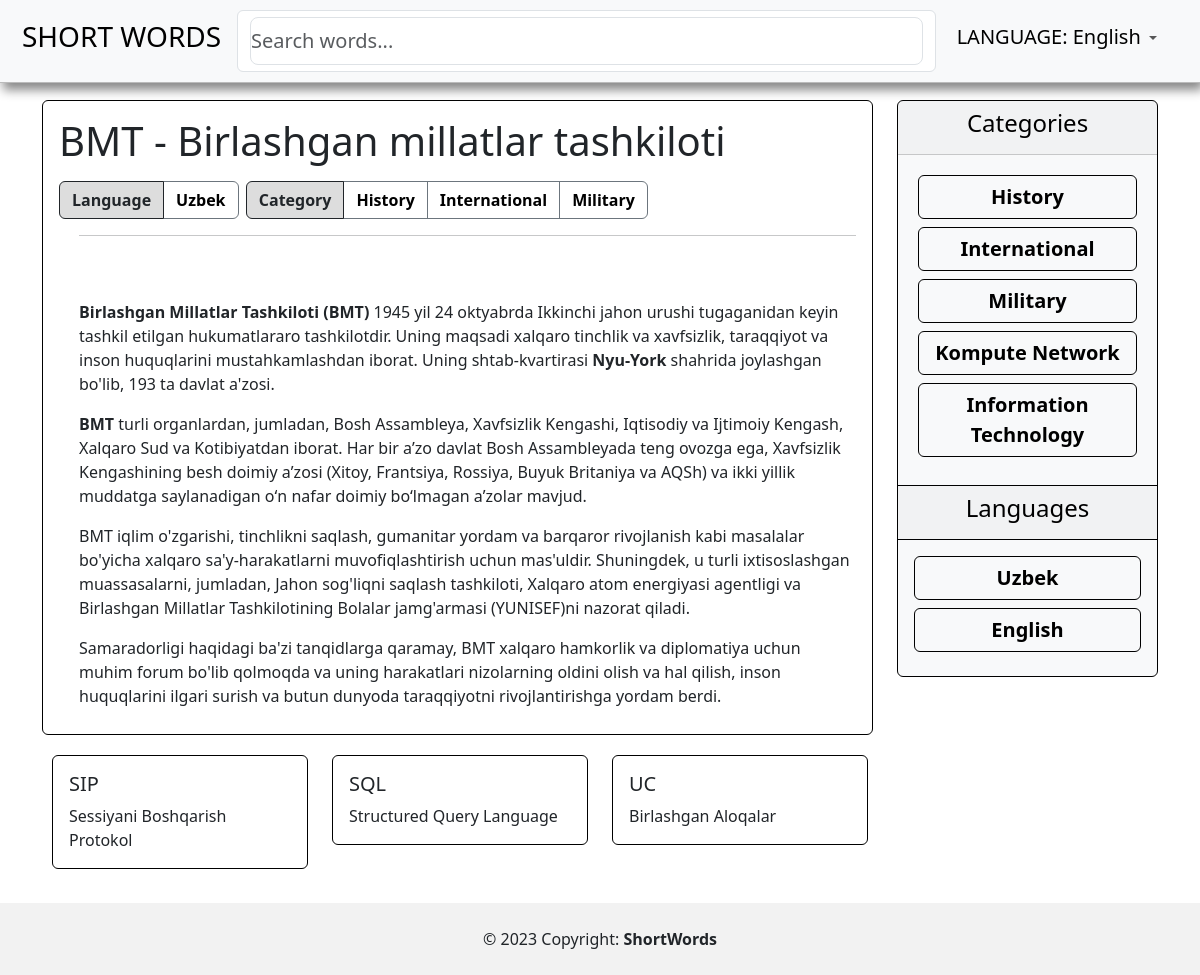
Page /BMT/ on the committed database.
### main/models.py (models this page shows, shortened)
class Word(models.Model):
    short = models.ForeignKey(Short, on_delete=models.CASCADE, related_name='word')
    categories = models.ManyToManyField(Category, related_name='word')
    language = models.ForeignKey(Language, on_delete=models.CASCADE, related_name='word')
    context = models.TextField(verbose_name='Context', null=True, blank=True)  # Translation field
    description = RichTextUploadingField(null=True, blank=True)

class Short(models.Model):
    name = models.CharField(max_length=200, verbose_name='Name')
    is_active = models.BooleanField(verbose_name='Is Active', default=False)
    def __str__(self):
        return self.name

class Language(models.Model):
    language = models.CharField(max_length=100, verbose_name='Language')
    def __str__(self):
        return self.language

class Category(models.Model):
    name = models.CharField(max_length=50, verbose_name='Name')
    def __str__(self):
        return self.name

### main/views.py (the view)
# urls.py: path('<str:name>/', views.short_view, name='short'),
def short_view(request, name):
    short = Short.objects.filter(name__contains=name.upper()) or None
    words = Word.objects.all().order_by('?')[:3]
    shorts = Short.objects.filter(is_active=True)
    if short:
        word = short[0].word.all()
        context = {
            'words': word,
            'languages': Language.objects.all(),
            'categories': Category.objects.all(),
            'word_list': words,
            'shorts': shorts
        }
        return render(request, 'main/short.html', context)
    return render(request, 'main/short.html')

### templates/main/short.html (shortened to what this page needs)
{% extends 'base.html' %}
{% block content %}
    <div class="row mt-2">
        <div class="col-lg-9 col-md-9 col-sm-9">
            {% for word in words %}
                <div class="card context-card" style="margin-bottom: 10px; border: 1px solid black;">
                    <div class="card-body" style="padding-bottom: 10px;">
                        <h1 class="card-title pb-2">
                            {{ word.short }} - {{ word.context }}
                        </h1>
                        <h3 class="card-text fw-bold">
                            <div class="btn-group" role="group" aria-label="Basic example">
                                <button type="button" class="btn active fw-bold" style="background-color: #ddd;">
                                    Language
                                </button>
                                <button type="button" class="btn btn-outline-secondary fw-bold"
                                        style="color: black;">{{ word.language }}</button>
                            </div>
                            <div class="btn-group" role="group" aria-label="Basic example">
                                <button type="button" class="btn active fw-bold" style="background-color: #ddd;">
                                    Category
                                </button>
                                {% for category in word.categories.all %}
                                    <button type="button"
                                            class="btn btn-outline-secondary fw-bold"
                                            style="color: black;">{{ category }}</button>
                                {% endfor %}
                            </div>
                        </h3>
                        <div style="padding-left: 20px;">
                            <hr>
                            <p class="card-body">
                                {{ word.description| safe }}
                            </p>
                        </div>
                    </div>
                </div>
            {% endfor %}
        </div>
        <div class="col-lg-3 col-md-3 col-sm-3">
            <div class="card text-center bg-light text-dark" style="border: 1px solid black;">
                <div class="card-header">
                    <h4><a href="/" style="text-decoration: none; color: black;">Categories</a></h4>
                </div>
                <div class="card-body m-1">
                    {% for categor in categories %}
                        <h5>
                            <a href="{% url 'category' categor.id %}" class="btn btn-outline-secondary fs-5 fw-bold"
                               style="width: 100%; border: 1px solid black; color: black;">
                                {{ categor }}
                            </a>
                        </h5>
                    {% endfor %}
                </div>
                <div class="card-header" style="border-top: 1px solid black; border-bottom: 1px solid black;">
                    <h4>
                        <a href="/" style="text-decoration: none; color: black;">Languages</a>
                    </h4>
                </div>
                <div class="card-body m-0">
                    {% for languag in languages %}
                        <h5>
                            <a href="{% url 'language' languag.id %}"
                               class="btn {% if languag.id == language.id %} btn-secondary {% else %} btn-outline-secondary {% endif %} fs-5 fw-bold"
                               style="width: 100%; border: 1px solid black; color: black;">
                                {{ languag }}
                            </a>
                        </h5>
                    {% endfor %}
                </div>
            </div>
        </div>
    </div>
    <div class="" style="padding: 10px;">
        <div class="row">
            {% for word in word_list %}
                <div class="col-sm-3 mb-3 mb-sm-0">
                    <a href="{% url 'short' word.short %}" style="text-decoration: none;">
                        <div class="card" style="border: 1px solid black;">
                            <div class="card-body">
                                <h5 class="card-title">{{ word.short }}</h5>
                                <p class="card-text">{{ word.context }}</p>
                            </div>
                        </div>
                    </a>
                </div>
            {% endfor %}
        </div>
    </div>
    <br>
{% endblock %}

### rows in the picture
Word: short "BMT", context "Birlashgan millatlar tashkiloti", language "Uzbek", description "Birlashgan Millatlar Tashkiloti (BMT) 1945 yil 24 oktyabrda Ikkinchi jahon urushi tugaganidan keyin tashkil etilgan hukumatlararo tashkilotdir. Uning maqsadi xalqaro tinchlik va xavfsizlik, taraqqiyot va inson huquqlarini mustahkamlashdan iborat. Uning shtab-kvartirasi Nyu-York shahrida joylashgan bo'lib, 193 ta davlat a'zosi. BMT turli organlardan, jumladan, Bosh Assambleya, Xavfsizlik Kengashi, Iqtisodiy va Ijtimoiy Kengash, Xalqaro Sud va Kotibiyatdan iborat. Har bir aʼzo davlat Bosh Assambleyada teng ovozga ega, Xavfsizlik Kengashining besh doimiy aʼzosi (Xitoy, Frantsiya, Rossiya, Buyuk Britaniya va AQSh) va ikki yillik muddatga saylanadigan oʻn nafar doimiy boʻlmagan aʼzolar mavjud.…"
Category: name "History"
Category: name "International"
Category: name "Military"
Category: name "Kompute Network"
Category: name "Information Technology"
Language: language "Uzbek"
Language: language "English"
Word: short "SIP", context "Sessiyani Boshqarish Protokol"
Word: short "SQL", context "Structured Query Language"
Word: short "UC", context "Birlashgan Aloqalar"
